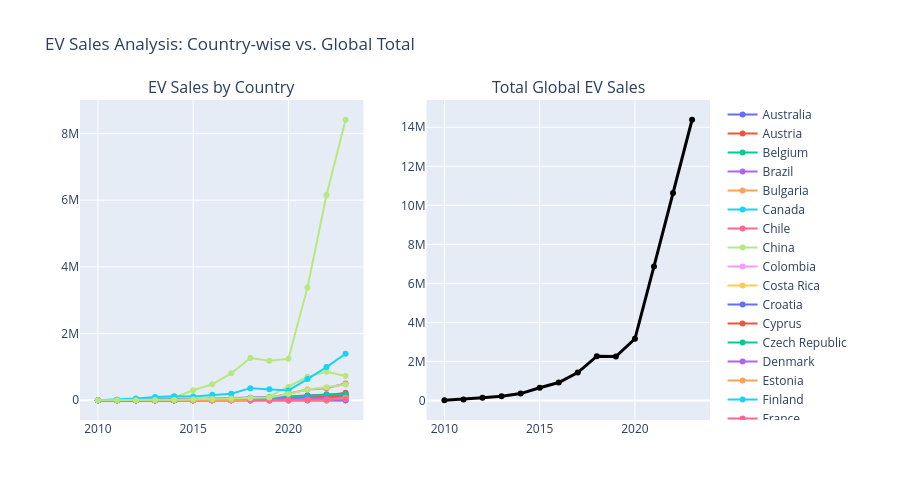

Notebook source saved alongside this figure:
### Code cell
from plotly.subplots import make_subplots
import plotly.graph_objects as go
df = pd.read_csv('IEA Global EV Data 2024.csv')
df = df[(df['parameter'] == 'EV sales') & (df['category'] == 'Historical')]

#  Plot 1: Countries vs yr
df_countries = df[~df['region'].isin(['World', 'Europe', 'EU27', 'Rest of the world'])]
df_countries = df_countries.groupby(['region', 'year'])['value'].sum().reset_index()

# Plot 2: Global Total vs yr
df_total = df[df['region'] == 'World'].groupby('year')['value'].sum().reset_index()


fig = make_subplots(rows=1, cols=2, subplot_titles=("EV Sales by Country", "Total Global EV Sales"))

for region in df_countries['region'].unique():
    region_data = df_countries[df_countries['region'] == region]
    fig.add_trace(go.Scatter(x=region_data['year'], y=region_data['value'], name=region), row=1, col=1)


fig.add_trace(go.Scatter(x=df_total['year'], y=df_total['value'], name='Total Global', line=dict(color='black', width=3)), row=1, col=2)

fig.update_layout(height=500, title_text="EV Sales Analysis: Country-wise vs. Global Total", showlegend=True)
fig.show()
